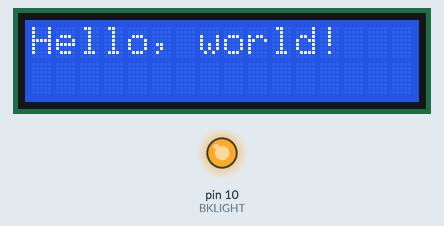
Simulated run of this sketch. Board: Arduino Uno, built with avr-gcc and run on an emulated ATmega328P. Shown: 16×2 character LCD, output pins drawn as LEDs (lit = HIGH).

Above: at 0.1 s.
At 5.1 s:
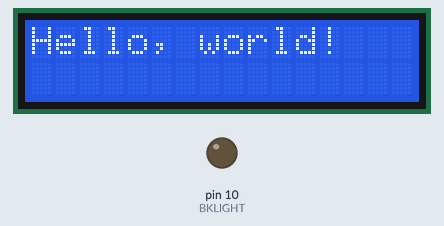
Timing chart, 0 to 126.6 s (numbered marks = the images above):
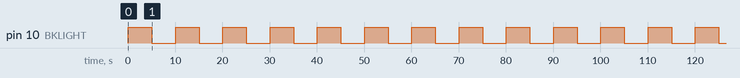

Measured:
- by itself, pin 10 (BKLIGHT): alternates HIGH for 5.0 s and LOW for 5.0 s

The sketch:

LCDShieldBacklight.ino
```cpp
#include <LiquidCrystal.h> // Include library

// Define pin constants
#define RS 8
#define EN 9
#define D4 4
#define D5 5
#define D6 6
#define D7 7

#define BKLIGHT 10 // Backlight pin

// Create LiquidCrystal object
LiquidCrystal lcd(RS, EN, D4, D5, D6, D7);

void setup() {
  pinMode(BKLIGHT, OUTPUT); // Set D10 to output

  lcd.begin(16, 2); // 16 columns, 2 rows

  lcd.setCursor(0, 0); // Set cursor to row 1, column 1
  lcd.print("Hello, world!"); // Print "Hello, World!"
}

void loop() {
  // Toggle the backlight every 5 seconds
  digitalWrite(BKLIGHT, HIGH);
  delay(5000);
  digitalWrite(BKLIGHT, LOW);
  delay(5000);
}
```
